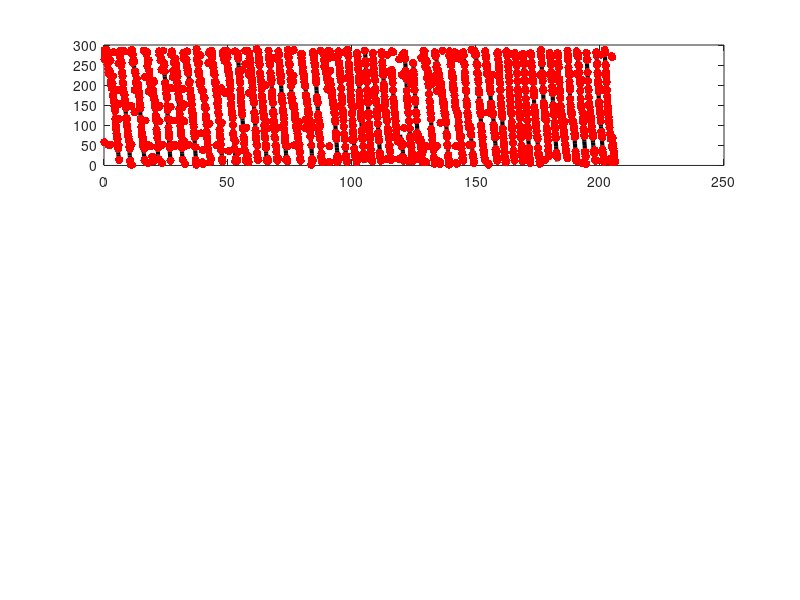

Reproduce this figure in MATLAB. (Note: this script raises an error after producing the figure.)
clear; clc;
warning('off');

%% load data
addpath('../Utilities');
if ~exist('Figure1bc_results_data.mat','file')
    load('Figure1bc_source_data.mat');

    vidx = find(Speed>0.05);    % speed threshold 5 cm/s
    rpos_init = normalize(Position(vidx,:),1,'range');

    rspk = Spikes(vidx,:);
    rphase = zscore(dLFPTheta_phase(vidx,:),[],2);
    ramp = zscore(dLFPTheta_amp(vidx,:),[],2);
    rFPAuhf = normalize(FPAuhf(vidx,:),2,'range');

    %% Figure 1b&c decoding
    deme = 'vb';
    mnames={'Spikes','dLFPs_{\theta}','FPA_{uhf}','Spikes (+history)','dLFPs_{\theta} (+history)','FPA_{uhf} (+history)'};

    median_error = zeros(0);
    DecodedPos = zeros(0);

    trackLen = 290;
    OB=cell(0); plotline = 2;
    rpos = rpos_init(2:end);
    OB{1} = zscore(rspk(2:end,:));
    OB{2} = zscore([rphase(2:end,:),ramp(2:end,:)]);
    OB{3} = zscore(rFPAuhf(2:end,:));

    OB{4} = zscore([rspk(2:end,:),rspk(1:end-1,:)]);
    OB{5} = zscore([rphase(2:end,:),ramp(2:end,:),rphase(1:end-1,:),ramp(1:end-1,:)]);
    OB{6} = zscore([rFPAuhf(2:end,:),rFPAuhf(1:end-1,:)]);

    % OLE
    runlist = 1:length(OB);
    for im=runlist
        obs = OB{im};
        % Generate basis...
        [basis,Xrbf] = get1Dbasis('vonmises',75,rpos*2*pi,100);

        pvec = linspace(0,2*pi,trackLen/2); % circular phase 
        [~,dbasis] = get1Dbasis('vonmises',basis.n,pvec,basis.s);

        % Cross-validated predictions
        mcvp.cv = getCVidx(size(obs,1),10); f=[];
        for it=1:mcvp.cv.nfoldcv
            if strcmp(deme,'ls')
                % least squared estimation  training
                w = obs(mcvp.cv.tr{it},:) \ Xrbf(mcvp.cv.tr{it},:);
            elseif strcmp(deme,'vb')
                % Variational Bayes training
                w = zeros(0);
                for j=1:size(Xrbf(mcvp.cv.tr{it},:),2)
                    [w(:,j),V,~,~,~,~,~,~] = ...
                        VB_ARD_linear_regression(obs(mcvp.cv.tr{it},:), Xrbf(mcvp.cv.tr{it},j));
                end
            end
            % testing
            f(mcvp.cv.ts{it},:) = obs(mcvp.cv.ts{it},:) * (w*dbasis');
        end

        % Plotting and error calcs... 
        f = zscore(f,[],2);
        idx = 1:size(f,1);
        [~,maxpost] = max(f,[],2);
        DecodedPos(:,2*(im-1)+1) = trackLen*rpos(idx);
        DecodedPos(:,2*(im-1)+2) = trackLen*maxpost/length(pvec);

        % Circular error...
        errp = circ_dist(     rpos(idx)*2*pi, maxpost'/length(pvec)*2*pi)*trackLen/(2*pi);
        errm = circ_dist(2*pi-rpos(idx)*2*pi, maxpost'/length(pvec)*2*pi)*trackLen/(2*pi);
        % Save results
        errpAll(:,im) = errp;
        errmAll(:,im) = errm;
        % non-directional error
        [err_nd_All(:,im),mini] = (min([abs(errmAll(:,im)) abs(errpAll(:,im))]'));
        pos_hat(:,im) = maxpost'/length(pvec)*2*pi;
    end

    % Median error in cm with s.e.
    for im=runlist
        bootstat = bootstrp(500,'median',abs(err_nd_All(:,im)));
        median_error(im,:) = [mean(bootstat),std(bootstat)];
    end

    rpos = rpos*trackLen;
    pos_hat = round(pos_hat*trackLen/(2*pi));
    save('Figure1bc_results_data','trackLen','mnames','rpos','pos_hat','err_nd_All','median_error');
end

%% Figure 1b
load('Figure1bc_results_data');
plotwindow = [94.6,108];
timestamps = [1:length(rpos)]*0.1;
idx = [0;diff(rpos)] > 1.5;
rpos(idx) = nan; 
ms  = 36;

figure('Color','white');
subplot(3,1,1)
plot(timestamps,rpos,'k','LineWidth',3); hold on;
s = scatter(timestamps,pos_hat(:,1),ms,'r','filled');
s.MarkerFaceAlpha = 0.5;
xlim(plotwindow); box off; axis off;
title("Clustered spikes")

subplot(3,1,2)
plot(timestamps,rpos,'k','LineWidth',3); hold on;
s = scatter(timestamps,pos_hat(:,2),ms,'b','filled');
s.MarkerFaceAlpha = 0.5;
xlim(plotwindow); box off; axis off;
title("Demodulated theta (dLFP_{\theta})");

subplot(3,1,3)
plot(timestamps,rpos,'k','LineWidth',3); hold on;
s = scatter(timestamps,pos_hat(:,3),ms,'g','filled');
s.MarkerFaceAlpha = 0.5;
xlim(plotwindow); box off; axis off;
title(">300 Hz amplitude (FPA_{uhf})");

suptitle('Figure 1b');
savefig(gcf,'Figure1b','compact');

%% Figure 1c
figure('Color','white');

col = {[1 0 0],[0 0 1],[0 1 0]};
for it = 1:3
    isub = subplot(3,2,2*it);
    h(:,1) = cdfplot(err_nd_All(:,it)); hold on;
    h(:,2) = cdfplot(err_nd_All(:,it+3)); xlim([0,50]); title('');
    grid off; yticks([0,0.5,1]); xticks([0,25,50]);
    xlabel(''); ylabel(''); pbaspect(isub,[1 1 1]);
    if (it == 3),  xlabel('Decoding error (cm)'); ylabel('CDF'); end
    text(20,0.35,sprintf(' %.1f cm\n(%.1f cm)',median_error(it,1),median_error(it+3,1)),'Color',col{it});
    
    set(h(:,1), 'LineStyle', '-', 'LineWidth',1.5, 'Color', col{it});
    set(h(:,2), 'LineStyle', ':', 'LineWidth',1.5, 'Color', col{it});   
end

edges = linspace(0,trackLen,trackLen/2);
e{1}=edges; e{2}=edges;
ex = edges+mean(diff(edges))/2;
[mx,my] = meshgrid(ex,ex);
posbinc = 1:2:trackLen-1;

cmaxrange = 0.1;
for ib=1:3
    isub = subplot(3,2,2*ib-1);
    colormap(flipud(bone));
    [n,~]=hist3([rpos,pos_hat(:,ib)],'Edges',e);
    ns = imgaussfilt(n/2^2,2);
    imagesc(posbinc,posbinc,ns); set(gca,'YDir','normal');
    axis image; isub.CLim = [0,0.1];
    xlim([0,1]*trackLen); ylim([0,1]*trackLen);
    xticks([0,trackLen]); yticks([0,trackLen]);
    if ib == 3,  xlabel('True position (cm)'); ylabel('Estimated (cm)'); end
end
ax = axes; colormap(ax,flipud(bone)); ax.CLim = [0,0.1];
cb = colorbar(ax); cb.Position = [0.1,0.7,0.02,0.2]; 
cb.Label.String = "Density (count/cm^2)"; cb.Label.Position = [-2.5,cmaxrange/2];
set(cb,'XTick',[0,cmaxrange]); cb.FontSize = 8; ax.Visible = 'off';

suptitle('Figure 1c');
% savefig(gcf,'Figure1c','compact');
